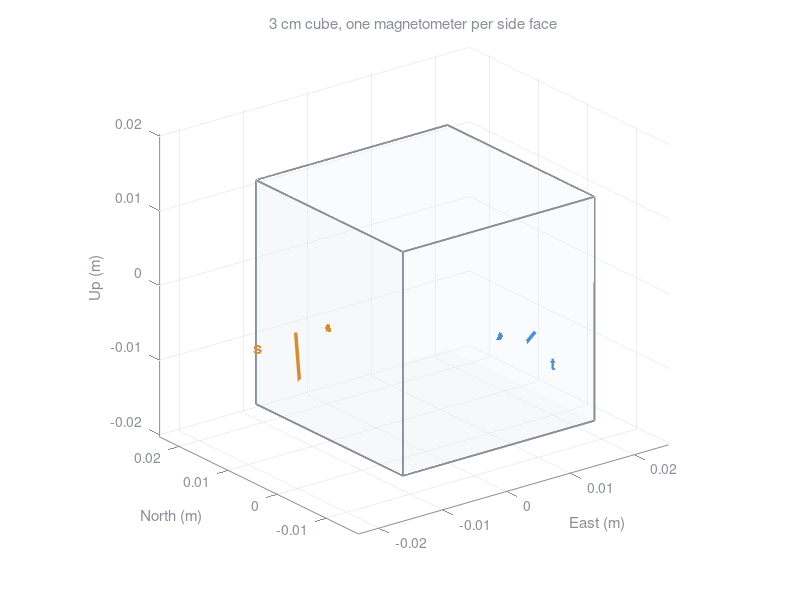

This figure's MATLAB source:
function magCubeFigure(outFile)
%MAGCUBEFIGURE  The cube with one field vector per side face, for the README.
%
%   magCubeFigure              write docs/cube.png next to the repo's docs
%   magCubeFigure("out.png")   write somewhere else
%
%   A still of what MAGCUBE shows live. Needs no hardware: the field drawn here
%   is a uniform part plus a symmetric, traceless gradient, so the four faces
%   read visibly different vectors the way they would over a real source.
%
%   Face order, azimuths and positions match MAGFIELD. World axes are
%   X=East, Y=North, Z=Up.
%
%   See also MAGCUBE, MAGFIELD.

CUBE  = 0.03;                 % m, cube edge
a     = CUBE / 2;
AZ    = [0 90 180 270];       % outward face normals, ccw from East
names = ["East" "North" "West" "South"];

P = a * [cosd(AZ).', sind(AZ).', zeros(4,1)];      % face centres, m

B0 = [12 26 -38];                                  % uT, roughly Earth-sized
G  = [300 120 0; 120 -200 0; 0 0 -100];            % uT/m, symmetric, trace 0
B  = B0 + (G * P.').';                             % uT at each face centre

INK = [0.54 0.56 0.60]; ORANGE = [0.85 0.55 0.17]; BLUE = [0.29 0.56 0.85];
col = [ORANGE; BLUE; ORANGE; BLUE];                % E/W on x, N/S on y

fig = figure('Color', 'w', 'Position', [100 100 780 620], 'Visible', 'off', ...
             'InvertHardcopy', 'off');
ax  = axes(fig); hold(ax, 'on');

% the cube
V = a * [-1 -1 -1; 1 -1 -1; 1 1 -1; -1 1 -1; -1 -1 1; 1 -1 1; 1 1 1; -1 1 1];
F = [1 2 3 4; 5 6 7 8; 1 2 6 5; 2 3 7 6; 3 4 8 7; 4 1 5 8];
patch(ax, 'Vertices', V, 'Faces', F, 'FaceColor', [0.93 0.94 0.95], ...
      'FaceAlpha', 0.25, 'EdgeColor', INK, 'LineWidth', 1.2);

% one arrow per side face, all to the same scale
sc = 1.3 * a / max(vecnorm(B, 2, 2));
for k = 1:4
    quiver3(ax, P(k,1), P(k,2), P(k,3), B(k,1)*sc, B(k,2)*sc, B(k,3)*sc, 0, ...
            'Color', col(k,:), 'LineWidth', 2.5, 'MaxHeadSize', 0.6);
    plot3(ax, P(k,1), P(k,2), P(k,3), 'o', 'MarkerSize', 6, ...
          'MarkerFaceColor', col(k,:), 'MarkerEdgeColor', 'none');
    lp = P(k,:) * 1.75;
    text(ax, lp(1), lp(2), lp(3), names(k), 'Color', col(k,:), ...
         'FontWeight', 'bold', 'FontSize', 12, 'HorizontalAlignment', 'center');
end

axis(ax, 'equal'); grid(ax, 'on'); box(ax, 'off');
view(ax, -37.5, 22);
set(ax, 'XColor', INK, 'YColor', INK, 'ZColor', INK, 'GridAlpha', 0.15, ...
        'Color', 'w', 'GridColor', INK);   % R2026 defaults to a dark theme
xlabel(ax, 'East (m)'); ylabel(ax, 'North (m)'); zlabel(ax, 'Up (m)');
title(ax, sprintf('%g cm cube, one magnetometer per side face', CUBE*100), ...
      'Color', INK, 'FontWeight', 'normal');

if nargin < 1 || strlength(string(outFile)) == 0
    here    = fileparts(mfilename('fullpath'));          % matlab/analysis
    outFile = fullfile(here, '..', '..', 'docs', 'cube.png');
end
exportgraphics(fig, char(outFile), 'Resolution', 150, 'BackgroundColor', 'white');
close(fig);
fprintf('wrote %s\n', char(outFile));
end
